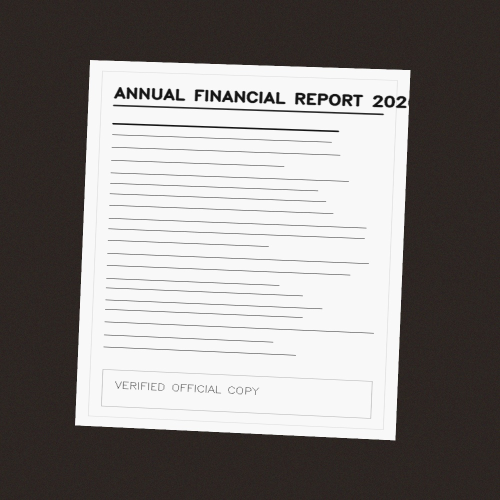
#> input picture smart-document-scanner/dataset/sample_images/doc_01_mild_angle_slate.jpg, 1000 x 1000 px (shown at 1/2 size)
$ python -i preprocessing.py   (imports and definitions only)
#> lines starting #> are read from the running program, lines starting #| are printed output that depends on the picture; after the words box and inside, x2 and y2 are one past the last pixel; in counts of white or black regions, pixels touching at a corner belong together
from typing import Tuple, Dict, Optional
import cv2
import numpy as np
from app.config import settings

def resize_for_detection(image: np.ndarray, target_dim: int = None) -> Tuple[np.ndarray, float, float]:
    """
    Resizes image preserving aspect ratio so the max dimension is target_dim.
    Returns: (resized_image, scale_x, scale_y)
    scale_x = w_resized / w_original
    scale_y = h_resized / h_original
    """
    if target_dim is None:
        target_dim = settings.detection_target_dim

    h, w = image.shape[:2]
    max_dim = max(h, w)

    if max_dim <= target_dim:
        return image.copy(), 1.0, 1.0

    scale = target_dim / float(max_dim)
    new_w = max(1, int(round(w * scale)))
    new_h = max(1, int(round(h * scale)))

    resized = cv2.resize(image, (new_w, new_h), interpolation=cv2.INTER_AREA)
    scale_x = new_w / float(w)
    scale_y = new_h / float(h)

    return resized, scale_x, scale_y

def compute_auto_canny_thresholds(gray: np.ndarray, sigma: float = 0.33) -> Tuple[int, int]:
    """
    Computes optimal Canny thresholds based on median pixel intensity.
    """
#> called with sigma = 0.33
    v = np.median(gray)
#> v = 41
    lower = int(max(10, (1.0 - sigma) * v))
#> lower = 27
    upper = int(min(245, (1.0 + sigma) * v))
#> upper = 54
    if lower >= upper:
        lower = max(10, int(v * 0.5))
        upper = min(245, int(v * 1.5))
    return lower, upper

def preprocess_image(
    image_rgb: np.ndarray,
    method: str = "standard",
    canny_thresh: Optional[Tuple[int, int]] = None
) -> Tuple[np.ndarray, Dict[str, np.ndarray]]:
    """
    Preprocesses an image for contour/edge detection using multi-modal strategies:
      - 'standard': Gaussian blur + Auto-Canny + (5x5) morphological closing
      - 'clahe_canny': CLAHE luminance enhancement + Canny + (7x7) closing
      - 'color_canny': Multi-channel RGB Canny union + (5x5) closing
      - 'adaptive': Bilateral filter + Adaptive Gaussian Thresholding + (7x7) closing
      - 'otsu': Gaussian blur + Otsu binarization + (7x7) closing
      - 'morph_gradient': Morphological gradient operator + Canny
    Returns: (binary_edge_map, intermediate_diagnostics)
    """
    diagnostics = {}

    # Extract single-channel grayscale
    if len(image_rgb.shape) == 3:
        gray = cv2.cvtColor(image_rgb, cv2.COLOR_RGB2GRAY)
    else:
        gray = image_rgb.copy()
    diagnostics["grayscale"] = gray

    # Kernel definitions for closing
    k3 = cv2.getStructuringElement(cv2.MORPH_RECT, (3, 3))
    k5 = cv2.getStructuringElement(cv2.MORPH_RECT, (5, 5))
    k7 = cv2.getStructuringElement(cv2.MORPH_ELLIPSE, (7, 7))

    if method == "standard":
        blurred = cv2.GaussianBlur(gray, (5, 5), 0)
        diagnostics["blurred"] = blurred

        if canny_thresh is None:
            lower, upper = compute_auto_canny_thresholds(blurred)
#> lower = 27; upper = 54
        else:
            lower, upper = canny_thresh

        edges = cv2.Canny(blurred, lower, upper)
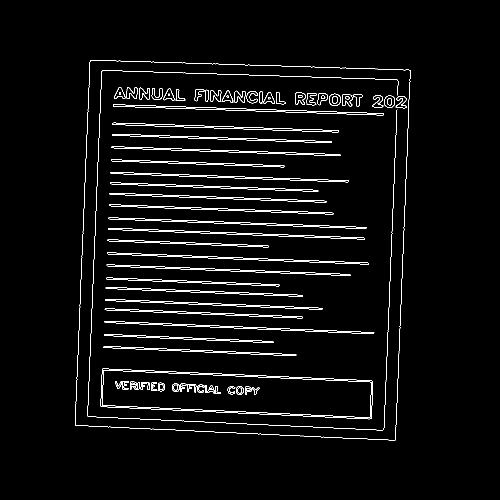
#> edges: shape (1000, 1000) (shown at 1/2 size); 3% white in thin lines or dots, all inside (x1, y1, x2, y2) = (150, 120, 821, 881)
        # Seal small gaps along document perimeter
        closed = cv2.morphologyEx(edges, cv2.MORPH_CLOSE, k5, iterations=1)
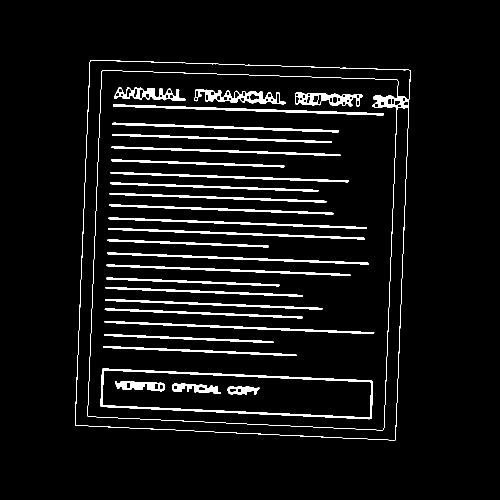
#> closed: shape (1000, 1000) (shown at 1/2 size); 5.5% white; 29 white regions, largest, box (x1, y1, x2, y2) and area: (150, 120, 821, 881) 6669, (201, 737, 746, 839) 4600, (226, 209, 768, 231) 2376
        closed = cv2.dilate(closed, k3, iterations=1)
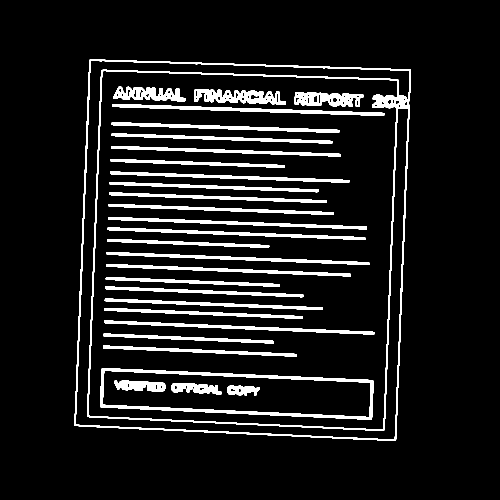
#> closed: shape (1000, 1000) (shown at 1/2 size); 9.2% white; 29 white regions, largest, box (x1, y1, x2, y2) and area: (149, 119, 822, 882) 18127, (200, 736, 747, 840) 7156, (225, 208, 769, 232) 3508
        diagnostics["edges_closed"] = closed
        return closed, diagnostics

    elif method == "clahe_canny":
        # Boost local contrast in shadowed/faint border areas
        clahe = cv2.createCLAHE(clipLimit=3.0, tileGridSize=(8, 8))
        enhanced_gray = clahe.apply(gray)
        blurred = cv2.bilateralFilter(enhanced_gray, 7, 50, 50)
        diagnostics["clahe_gray"] = enhanced_gray

        if canny_thresh is None:
            lower, upper = compute_auto_canny_thresholds(blurred, sigma=0.4)
        else:
            lower, upper = canny_thresh

        edges = cv2.Canny(blurred, lower, upper)
        closed = cv2.morphologyEx(edges, cv2.MORPH_CLOSE, k7, iterations=1)
        closed = cv2.dilate(closed, k3, iterations=1)
        diagnostics["edges_closed"] = closed
        return closed, diagnostics

    elif method == "color_canny":
        # Compute gradient across individual R, G, B channels
        if len(image_rgb.shape) == 3:
            edges_r = cv2.Canny(cv2.GaussianBlur(image_rgb[:, :, 0], (5, 5), 0), 30, 120)
            edges_g = cv2.Canny(cv2.GaussianBlur(image_rgb[:, :, 1], (5, 5), 0), 30, 120)
            edges_b = cv2.Canny(cv2.GaussianBlur(image_rgb[:, :, 2], (5, 5), 0), 30, 120)
            edges = np.maximum(edges_r, np.maximum(edges_g, edges_b))
        else:
            edges = cv2.Canny(cv2.GaussianBlur(gray, (5, 5), 0), 30, 120)

        closed = cv2.morphologyEx(edges, cv2.MORPH_CLOSE, k5, iterations=1)
        closed = cv2.dilate(closed, k3, iterations=1)
        diagnostics["edges_closed"] = closed
        return closed, diagnostics

    elif method == "adaptive":
        blurred = cv2.bilateralFilter(gray, 9, 75, 75)
        diagnostics["blurred"] = blurred

        thresh = cv2.adaptiveThreshold(
            blurred, 255, cv2.ADAPTIVE_THRESH_GAUSSIAN_C,
            cv2.THRESH_BINARY_INV, 31, 5
        )
        diagnostics["adaptive_thresh"] = thresh

        closed = cv2.morphologyEx(thresh, cv2.MORPH_CLOSE, k7, iterations=2)
        diagnostics["edges_closed"] = closed
        return closed, diagnostics

    elif method == "otsu":
        blurred = cv2.GaussianBlur(gray, (5, 5), 0)
        _, thresh = cv2.threshold(blurred, 0, 255, cv2.THRESH_BINARY + cv2.THRESH_OTSU)
        diagnostics["otsu_thresh"] = thresh

        edges = cv2.Canny(thresh, 50, 150)
        closed = cv2.morphologyEx(edges, cv2.MORPH_CLOSE, k5, iterations=1)
        diagnostics["edges_closed"] = closed
        return closed, diagnostics

    else:
        # Fallback to standard
        blurred = cv2.GaussianBlur(gray, (5, 5), 0)
        edges = cv2.Canny(blurred, 30, 120)
        closed = cv2.morphologyEx(edges, cv2.MORPH_CLOSE, k5, iterations=1)
        return closed, diagnostics

>>> import cv2
>>> picture = cv2.cvtColor(cv2.imread('../../../dataset/sample_images/doc_01_mild_angle_slate.jpg'), cv2.COLOR_BGR2RGB)
>>> result = preprocess_image(picture)

$ run again, on smart-document-scanner/dataset/sample_images/doc_02_moderate_angle_wood.jpg
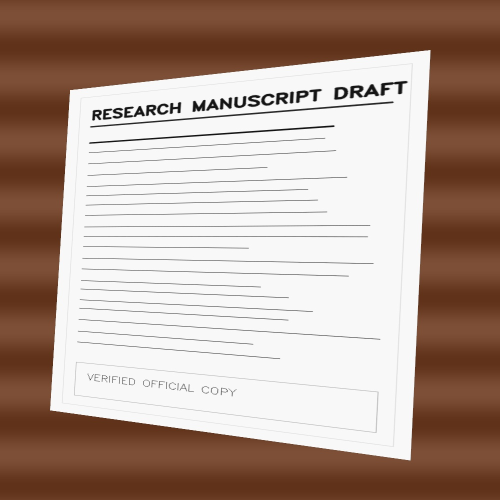
#> input picture smart-document-scanner/dataset/sample_images/doc_02_moderate_angle_wood.jpg, 1000 x 1000 px (shown at 1/2 size)
#> in preprocess_image, `gray = cv2.cvtColor(image_rgb, cv2.COLOR_RGB2GRAY)`:
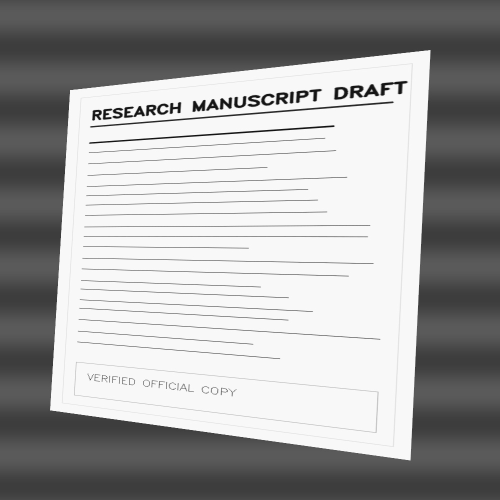
#> gray: shape (1000, 1000) (shown at 1/2 size); min 13, max 255, mean 162
#> v = 189
#> in compute_auto_canny_thresholds, `lower = int(max(10, (1.0 - sigma) * v))`: lower = 126
#> in compute_auto_canny_thresholds, `upper = int(min(245, (1.0 + sigma) * v))`: upper = 245
#> in preprocess_image, `lower, upper = compute_auto_canny_thresholds(blurred)`: lower = 126; upper = 245
#> edges: shape (1000, 1000); 2.7% white in thin lines or dots, all inside (x1, y1, x2, y2) = (100, 100, 861, 921)
#> in preprocess_image, `closed = cv2.dilate(closed, k3, iterations=1)`:
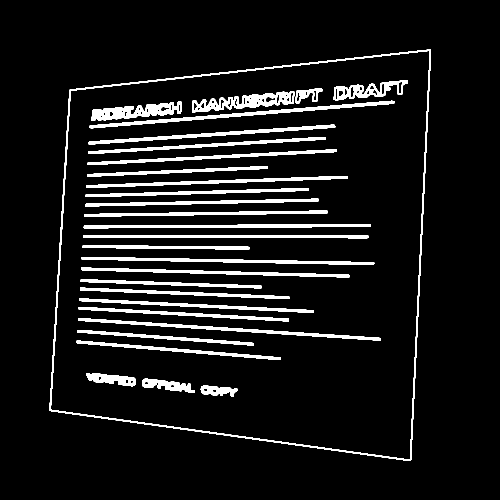
#> closed: shape (1000, 1000) (shown at 1/2 size); 8.2% white; 29 white regions, largest, box (x1, y1, x2, y2) and area: (99, 99, 862, 922) 9248, (179, 201, 789, 257) 3957, (384, 182, 589, 225) 3590
